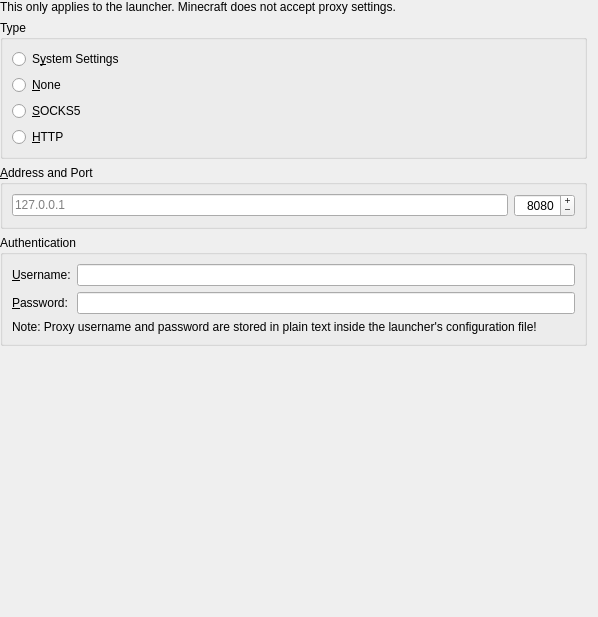
<?xml version="1.0" encoding="UTF-8"?>
<ui version="4.0">
 <class>ProxyPage</class>
 <widget class="QWidget" name="ProxyPage">
  <property name="geometry">
   <rect>
    <x>0</x>
    <y>0</y>
    <width>598</width>
    <height>617</height>
   </rect>
  </property>
  <property name="sizePolicy">
   <sizepolicy hsizetype="MinimumExpanding" vsizetype="MinimumExpanding">
    <horstretch>0</horstretch>
    <verstretch>0</verstretch>
   </sizepolicy>
  </property>
  <layout class="QVBoxLayout" name="verticalLayout_2">
   <property name="leftMargin">
    <number>0</number>
   </property>
   <property name="topMargin">
    <number>0</number>
   </property>
   <property name="bottomMargin">
    <number>0</number>
   </property>
   <item>
    <widget class="QLabel" name="proxyPlainTextWarningLabel_2">
     <property name="text">
      <string>This only applies to the launcher. Minecraft does not accept proxy settings.</string>
     </property>
     <property name="alignment">
      <set>Qt::AlignLeading|Qt::AlignLeft|Qt::AlignVCenter</set>
     </property>
     <property name="wordWrap">
      <bool>true</bool>
     </property>
    </widget>
   </item>
   <item>
    <widget class="QGroupBox" name="proxyTypeBox">
     <property name="title">
      <string>Type</string>
     </property>
     <layout class="QVBoxLayout" name="verticalLayout_3">
      <item>
       <widget class="QRadioButton" name="proxyDefaultBtn">
        <property name="toolTip">
         <string>Uses your system's default proxy settings.</string>
        </property>
        <property name="text">
         <string>S&amp;ystem Settings</string>
        </property>
        <attribute name="buttonGroup">
         <string notr="true">proxyGroup</string>
        </attribute>
       </widget>
      </item>
      <item>
       <widget class="QRadioButton" name="proxyNoneBtn">
        <property name="text">
         <string>&amp;None</string>
        </property>
        <attribute name="buttonGroup">
         <string notr="true">proxyGroup</string>
        </attribute>
       </widget>
      </item>
      <item>
       <widget class="QRadioButton" name="proxySOCKS5Btn">
        <property name="text">
         <string>&amp;SOCKS5</string>
        </property>
        <attribute name="buttonGroup">
         <string notr="true">proxyGroup</string>
        </attribute>
       </widget>
      </item>
      <item>
       <widget class="QRadioButton" name="proxyHTTPBtn">
        <property name="text">
         <string>&amp;HTTP</string>
        </property>
        <attribute name="buttonGroup">
         <string notr="true">proxyGroup</string>
        </attribute>
       </widget>
      </item>
     </layout>
    </widget>
   </item>
   <item>
    <widget class="QGroupBox" name="proxyAddrBox">
     <property name="title">
      <string>&amp;Address and Port</string>
     </property>
     <layout class="QHBoxLayout" name="horizontalLayout_2">
      <item>
       <widget class="QLineEdit" name="proxyAddrEdit">
        <property name="placeholderText">
         <string notr="true">127.0.0.1</string>
        </property>
       </widget>
      </item>
      <item>
       <widget class="QSpinBox" name="proxyPortEdit">
        <property name="alignment">
         <set>Qt::AlignRight|Qt::AlignTrailing|Qt::AlignVCenter</set>
        </property>
        <property name="buttonSymbols">
         <enum>QAbstractSpinBox::PlusMinus</enum>
        </property>
        <property name="maximum">
         <number>65535</number>
        </property>
        <property name="value">
         <number>8080</number>
        </property>
       </widget>
      </item>
     </layout>
    </widget>
   </item>
   <item>
    <widget class="QGroupBox" name="proxyAuthBox">
     <property name="title">
      <string>Authentication</string>
     </property>
     <layout class="QGridLayout" name="gridLayout_5">
      <item row="0" column="1">
       <widget class="QLineEdit" name="proxyUserEdit"/>
      </item>
      <item row="2" column="0" colspan="2">
       <widget class="QLabel" name="proxyPlainTextWarningLabel">
        <property name="text">
         <string>Note: Proxy username and password are stored in plain text inside the launcher's configuration file!</string>
        </property>
        <property name="wordWrap">
         <bool>true</bool>
        </property>
       </widget>
      </item>
      <item row="0" column="0">
       <widget class="QLabel" name="proxyUsernameLabel">
        <property name="text">
         <string>&amp;Username:</string>
        </property>
        <property name="buddy">
         <cstring>proxyUserEdit</cstring>
        </property>
       </widget>
      </item>
      <item row="1" column="1">
       <widget class="QLineEdit" name="proxyPassEdit">
        <property name="echoMode">
         <enum>QLineEdit::Password</enum>
        </property>
       </widget>
      </item>
      <item row="1" column="0">
       <widget class="QLabel" name="proxyPasswordLabel">
        <property name="text">
         <string>&amp;Password:</string>
        </property>
        <property name="buddy">
         <cstring>proxyPassEdit</cstring>
        </property>
       </widget>
      </item>
     </layout>
    </widget>
   </item>
   <item>
    <spacer name="verticalSpacer">
     <property name="orientation">
      <enum>Qt::Vertical</enum>
     </property>
     <property name="sizeHint" stdset="0">
      <size>
       <width>20</width>
       <height>40</height>
      </size>
     </property>
    </spacer>
   </item>
  </layout>
 </widget>
 <resources/>
 <connections/>
 <buttongroups>
  <buttongroup name="proxyGroup"/>
 </buttongroups>
</ui>
